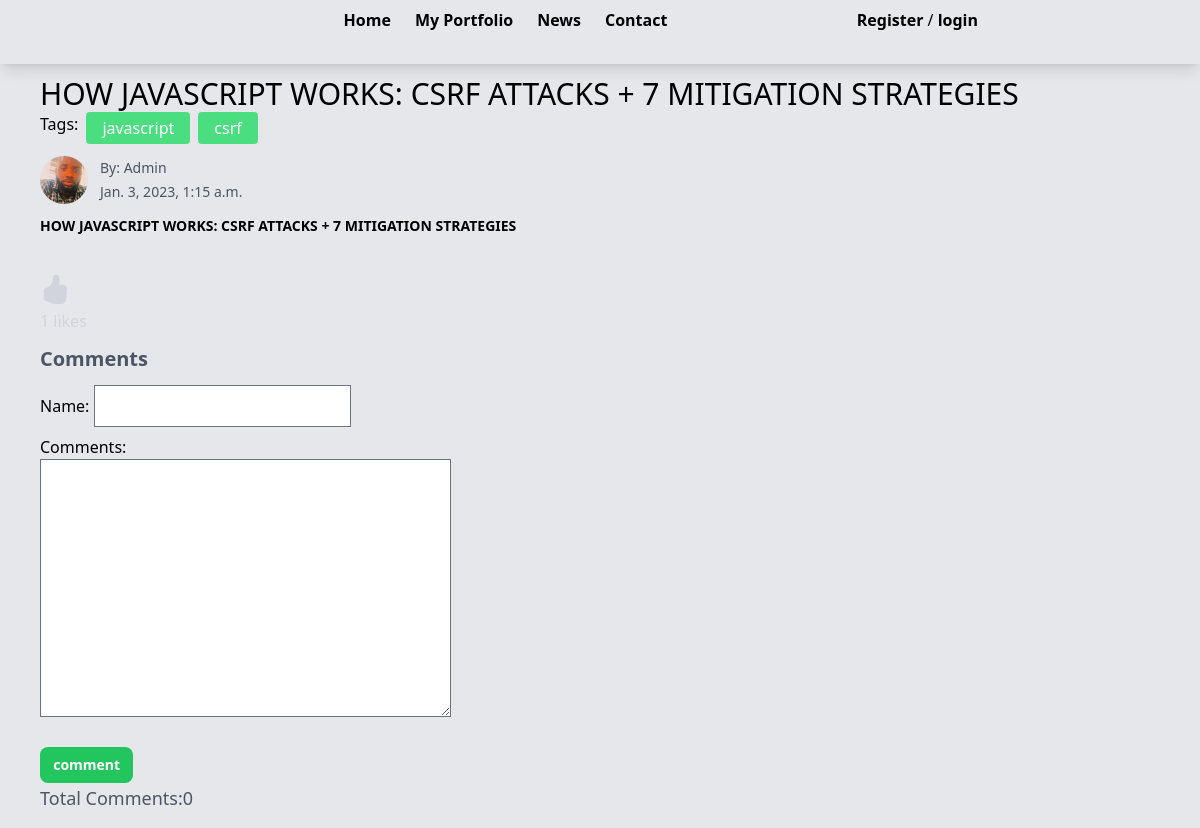
/details/how-javascript-works-csrf-attacks-7-mitigation-strategies/, run on an earlier commit of the app's database.
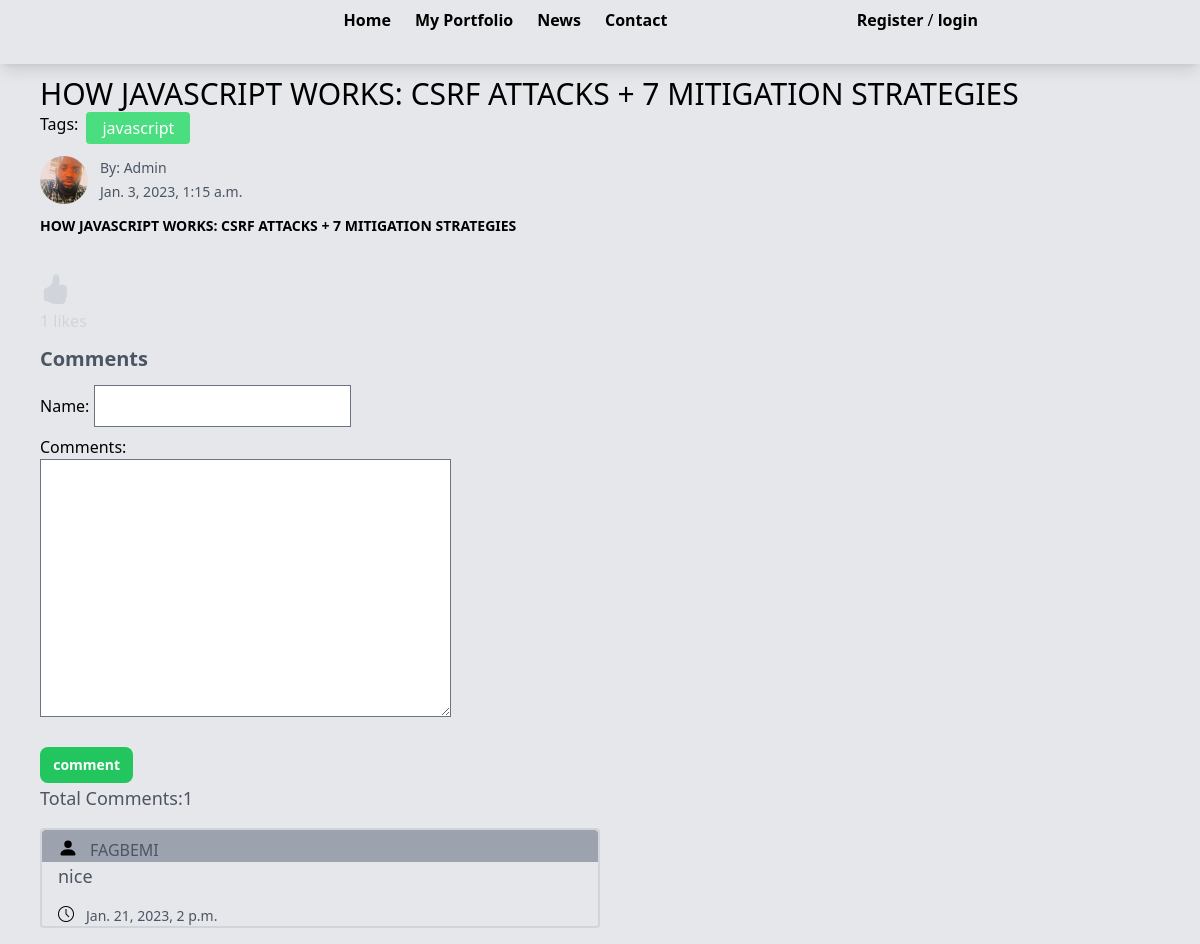
And on a later commit of the database.
### blog/models.py (models this page shows, shortened)
class Post(models.Model):
    title=models.CharField(max_length=200)
    body=tinymce_models.HTMLField()
    author=models.ForeignKey(settings.AUTH_USER_MODEL, on_delete=models.CASCADE,null=True,db_constraint=False)
    slug=models.SlugField(max_length= 200,unique=True)
    updated=models.DateTimeField(auto_now=True)
    images=models.ImageField(upload_to='upload')
    author_profile=models.ForeignKey(UserProfile,on_delete=models.CASCADE,null=True ,db_constraint=False)
    likes=models.ManyToManyField(settings.AUTH_USER_MODEL,related_name="like",default=None ,blank=True)
    like_count=models.BigIntegerField(default="0")
    date_published=models.DateTimeField(default=timezone.now)
    tag=TaggableManager()
    class Meta:
        ordering=["-date_published"]
        indexes=[
            models.Index(fields=['-date_published','slug'])
        ]

class Comment(models.Model):
    post=models.ForeignKey(Post,on_delete=models.CASCADE,blank=True)
    name=models.CharField(max_length=100)
    comments=models.TextField(blank=True)
    date_commment=models.DateTimeField(default=timezone.now)
    class Meta:
        ordering=["-date_commment"]

### CustomProfile/models.py (models this page shows, shortened)
class UserProfile(models.Model):
    users=models.OneToOneField(settings.AUTH_USER_MODEL, on_delete=models.CASCADE, db_constraint=False,primary_key=True)
    image=models.ImageField(upload_to='upload',default="upload/user.png")
    bio=models.TextField(blank=True)
    date_register=models.DateField(default=timezone.now)
    class Meta:
        ordering=["-date_register"]

### customusers/models.py (models this page shows)
class Users(AbstractUser):
    pass

### blog/views.py (the view)
# urls.py: path("details/<slug:slug>/", DetalsListView.as_view(),name="details"),
class DetalsListView(FormMixin,UserProfileViewMixin,DetailView):
    model=Post
    template_name="details.html"
    context_object_name="post"
    form_class=CommentForm
    def get_object(self, queryset=None):
        queryset=self.model.objects\
            .select_related('author','author_profile')\
                .get(slug=self.kwargs["slug"])
        return queryset
    def get_context_data(self, **kwargs):
        context=super().get_context_data(**kwargs)
        post=Post.objects.get(slug=self.kwargs['slug'])
        context["comments"]=Comment.objects.filter(post=post).all()
        return context

### blog/forms.py
class CommentForm(forms.ModelForm):
    class Meta:
        model=Comment
        fields=["name","comments"]

### blog/mixin.py (called while the page is built)
    def get_context_data(self, **kwargs):
        if self.request.user.is_authenticated:
            context=super().get_context_data(**kwargs)
            context["userprofile"]=UserProfile.objects.filter(users=self.request.user).first()
            return context
        else:
            return super().get_context_data(**kwargs)

### templates/details.html (shortened to what this page needs)
{% extends "base.html" %}
{% load tailwind_filters %}
{% load static %}
{% block content %}
<div id="{{post.id}}" class="post_like flex flex-col item-start justify-start w-full px-10">
    <h1  class="text-black text-left font-900 text-3xl">{{post.title|upper}}</h1>
    <div class="Tag flex gap-2 ">
        <p>Tags:</p>
        {% for tag in post.tag.all %}
            <a href="{% url 'tag' tag.slug %}" class="bg-green-400 text-white px-4 py-1 rounded">{{tag}}</a>
        {% endfor %}
    </div>
    <div class="flex justify-start item-center gap-3 mt-3 mb-3 ">
        <div>
            <img src="{{ post.author_profile.image.url }}" alt="" class="object-cover w-12 h-12 rounded-full">
        </div>
        <div class="flex flex-col justify-around item-center">
            <p class="text-sm text-gray-600"> By: {{post.author | title}}</p>
            <p class="text-sm text-gray-600">{{post.date_published}}</p>
        </div>
    </div>
    <div>
        <h3 class="text-black text-left font-bold text-sm">{{post.title|upper}}</h3>
    </div>
    <hr>
    <div class="text-gray-300 mb-3">
        <p id="like_count">{{post.like_count}} likes</p>
    </div>
    {% include 'comments.html' with post=post %}
</div>
{% endblock content %}

### templates/base.html (shortened to what this page needs)
{% load static %}
{% load tailwind_tags %}
<!DOCTYPE html>
<html lang="en">
<head>
    <link rel="stylesheet" type="text/css" href="{% static 'css/base.css' %}">
    {% tailwind_css %}
</head>
<body class="font-sans select-none bg-gray-200">
    <div class="relative ">
        {% if user.is_authenticated %}
        <header class="px-24 flex justify-center item-center h-16 shadow-lg mb-3">
            <div class="flex pt-2 justify-between w-3/4 ">
                <div class="flex gap-6 justify-center item-center w-3/4">
                    <a class="font-bold hover:text-green-600" href="{% url 'home' %}">Home</a>
                    <a class="font-bold hover:text-green-600" href="">My Portfolio</a>
                    <a class="font-bold hover:text-green-600" href="">News</a>
                    <a class="font-bold hover:text-green-600" href="">Contact</a>
                </div>
                <div class="relative">
                    <div class="flex justify-center gap-3 item-center">
                        <div onclick="menu()" class="w-12 h-12 rounded-full flex justify-center">
                            <img src="{{ userprofile.image.url }}" alt=""
                                class="select-none hover:border-2 hover:border-green-600 object-cover rounded-full w-12 h-12">
                        </div>
                        <p class="text-gray-600 font-bold">{{ userprofile.users.username|title }}</p>
                    </div>
                    <div id="popup"
                        class=" hidden bg-white gap-3 flex-col w-60 px-4 py-4 absolute z-20 top-12 shadow-black-500/50 shadow-2xl">
                        <a class="font-bold hover:text-green-600" href="{% url 'profile' %}">Profile</a>
                        <a class="font-bold hover:text-green-600" href="{%url 'userpost' %}">All Posts</a>
                        <a class="font-bold hover:text-green-600" href="{% url 'newpost' %}">New Post</a>
                        <a class="font-bold hover:text-green-600" href="{% url 'logout' %}">Logout</a>
                    </div>
                </div>
            </div>
        </header>
        {% else %}
        <header class="px-24 flex justify-center item-center h-16 shadow-lg mb-3">
            <div class="flex pt-2 justify-between w-3/4">
                <div class="flex gap-6 justify-center item-center w-3/4">
                    <a class="font-bold hover:text-green-600" href="{% url 'home' %}">Home</a>
                    <a class="font-bold hover:text-green-600" href="">My Portfolio</a>
                    <a class="font-bold hover:text-green-600" href="">News</a>
                    <a class="font-bold hover:text-green-600" href="">Contact</a>
                </div>
                <div class="">
                    <a class="font-bold hover:text-green-600" href="{% url 'Register'%}">Register</a>
                    <span>/</span>
                    <a class="font-bold hover:text-green-600" href="{% url 'login'%}">login</a>
                </div>
        </header>
        {% endif %}
        {% block content %}
        {% endblock content %}
    </div>
</body>
</html>

### templates/comments.html (shortened to what this page needs)
{% load tailwind_filters %}
{% load static %}
<div class="flex flex-col justify-start item-start ">
    <h1 class="text-xl font-bold text-gray-600 mb-3 font-sarif text-left">Comments</h1>
    <div>
        <form method="post" action="{% url 'comment' post.slug  %}"
            class="w-2/6 flex justify-start item-start flex-col gap-2 ">
            {{form |crispy }}
            <div class="mt-4 flex  ">
                <button
                    class="bg-green-500 hover:bg-green-700 text-white text-sm font-bold  py-2 w-1/4 rounded-lg ">
                    comment
                </button>
            </div>
        </form>
    </div>
</div>
<hr>
<div class="flex flex-col justify-start">
    <h2 class="text-gray-600 text-lg text-left mb-4">Total Comments:{{comments|length}}</h2>
    {% for comment in comments %}
    <div class="flex flex-col justify-start mb-4 w-2/4 border-gray-300 border-2 rounded ">
        <div class="flex gap-3 bg-gray-400 rounded-tr rounded-tl justify-start item-center pl-4 pt-2">
            <svg xmlns="http://www.w3.org/2000/svg" width="20" height="20" fill="currentColor"
                class="bi bi-person-fill" viewBox="0 0 16 16">
                <path d="M3 14s-1 0-1-1 1-4 6-4 6 3 6 4-1 1-1 1H3Zm5-6a3 3 0 1 0 0-6 3 3 0 0 0 0 6Z" />
            </svg>
            <p class="text-gray-600 text-left text-black ">{{comment.name|upper}}</p>
        </div>
        <div class="flex gap-3 pl-4">
            <p class="text-gray-600 text-lg text-left  w-80 break-words">{{comment.comments}}</p>
        </div>
        <div class="flex gap-3 mt-4 pl-4">
            <img src="{% static '/image/clock.png' %}" alt="" class="w-4 h-4">
            <p class="text-gray-600 text-sm text-left ">{{comment.date_commment}}</p>
        </div>
    </div>
    {% endfor %}
</div>

### static/css/base.css (style rules this page uses)
* { box-sizing: border-box; margin: 0; padding: 0; }

What changed in the data, as far as the page shows it:
removed Tag: name "csrf"
added Comment: name "FAGBEMI", comments "nice", date_commment "Jan. 21, 2023, 2 p.m."
Also different on the page:
{{ comments|length }}: "0" → "1"
